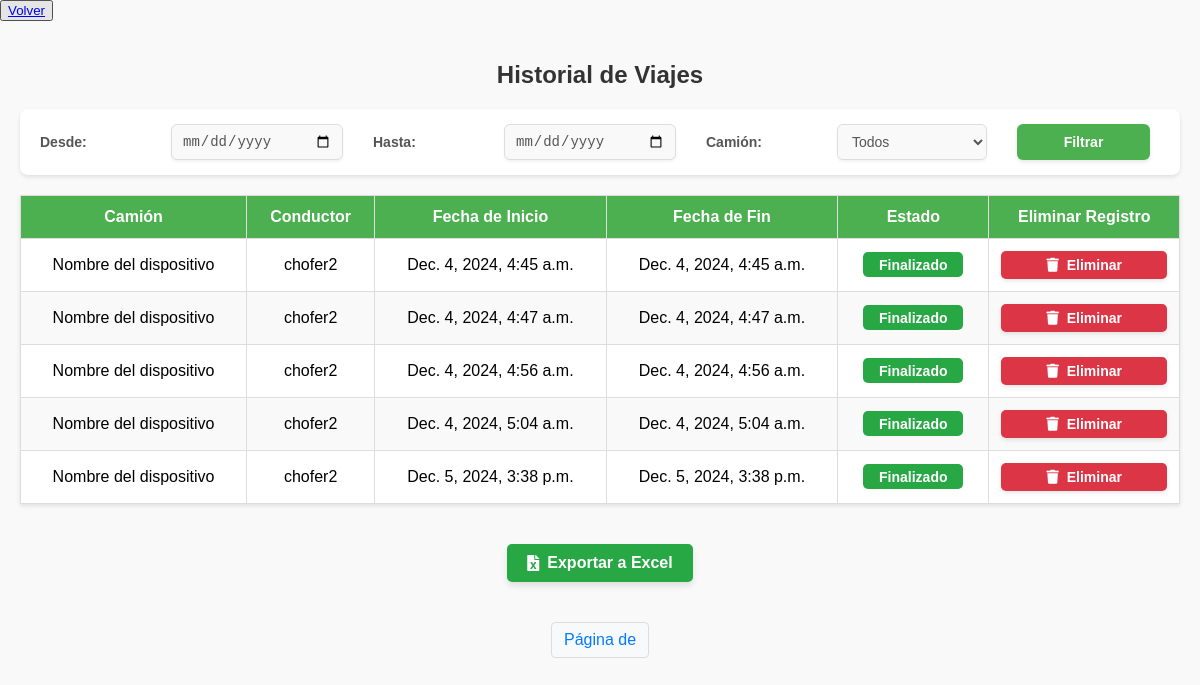
The page /camiones/historial-viajes/ (signed in) on the database as committed earlier.
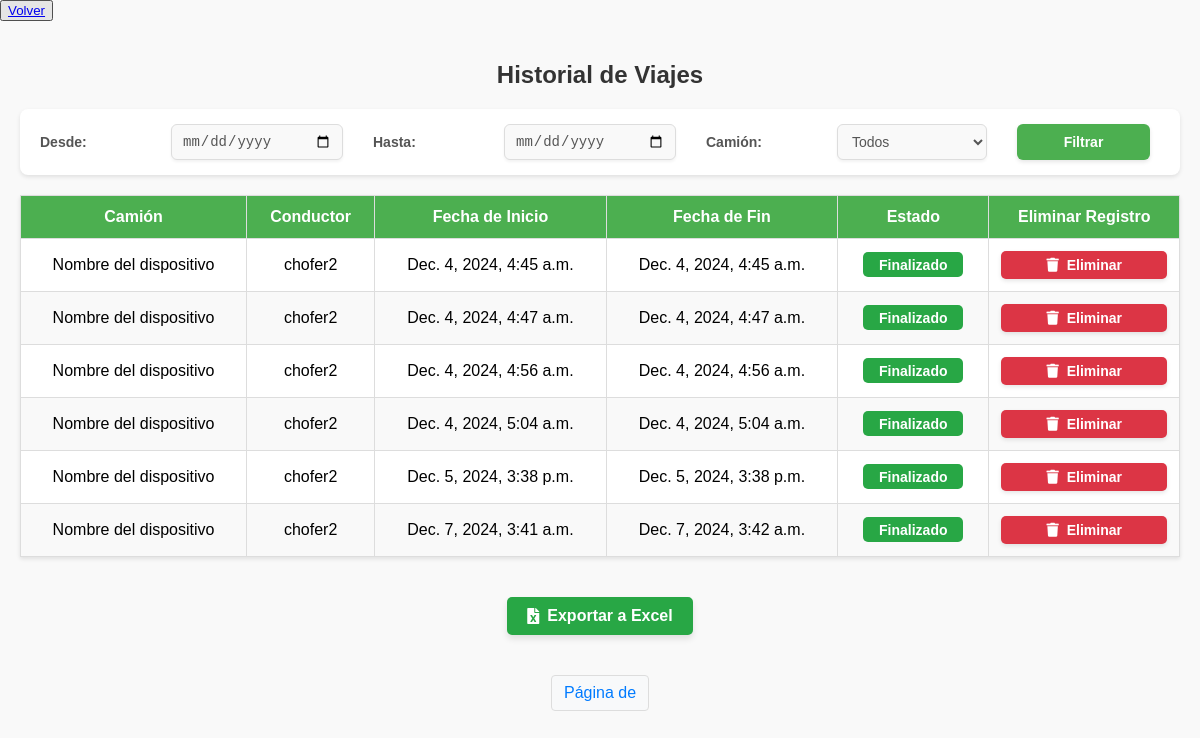
The same page on the database as committed later.
### camiones/models.py (models this page shows, shortened)
class HistorialViaje(models.Model):
    camion = models.ForeignKey(Camion, on_delete=models.CASCADE, related_name="viajes")
    chofer = models.ForeignKey(User, on_delete=models.CASCADE, related_name="viajes")
    fecha_inicio = models.DateTimeField()
    fecha_fin = models.DateTimeField(null=True, blank=True)
    ruta = models.TextField(null=True, blank=True)  # JSON con la ruta del viaje
    estado = models.CharField(max_length=50, default="En curso")
    latitud_inicial = models.FloatField(null=True, blank=True)
    longitud_inicial = models.FloatField(null=True, blank=True)
    latitud_final = models.FloatField(null=True, blank=True)
    longitud_final = models.FloatField(null=True, blank=True)
    duracion_total = models.DurationField(null=True, blank=True)

class Camion(models.Model):
    nombre = models.CharField(max_length=100)
    patente = models.CharField(max_length=20, null=True, blank=True)
    marca = models.CharField(max_length=100, null=True, blank=True)
    modelo = models.CharField(max_length=100, null=True, blank=True)
    año = models.IntegerField(null=True, blank=True)
    color = models.CharField(max_length=50, null=True, blank=True)
    latitud = models.FloatField(null=True)
    longitud = models.FloatField(null=True)
    ultima_actualizacion = models.DateTimeField(auto_now=True)
    choferes_asignados = models.ManyToManyField(User, through='AsignacionChofer')

### camiones/views.py (the view)
# urls.py: path('historial-viajes/', views.historial_viajes, name='historial_viajes'),
@login_required
def historial_viajes(request):
    historial = HistorialViaje.objects.all()
    if not request.user.is_staff:  # Mostrar solo viajes del chofer
        historial = historial.filter(chofer=request.user)
    fecha_inicio = request.GET.get('fecha_inicio')
    fecha_fin = request.GET.get('fecha_fin')
    camion_id = request.GET.get('camion_id')
    if fecha_inicio:
        historial = historial.filter(fecha_inicio__gte=fecha_inicio)
    if fecha_fin:
        historial = historial.filter(fecha_fin__lte=fecha_fin)
    if camion_id:
        historial = historial.filter(camion_id=camion_id)
    return render(request, 'historial_viajes.html', {'historial': historial})

### camiones/templates/historial_viajes.html (shortened to what this page needs)
{% load static %}
<!DOCTYPE html>
<html lang="es">
<head>
    <link href="https://cdnjs.cloudflare.com/ajax/libs/font-awesome/5.15.4/css/all.min.css" rel="stylesheet">
    <link rel="stylesheet" href="{% static 'css/historial_menu.css' %}">
    <link rel="stylesheet" href="{% static 'css/historial.css' %}">
</head>
<body>
    <button><a href="{% url 'mostrar_mapa' %}">Volver</a></button>
    <div class="container">
        <h2>Historial de Viajes</h2>
        <form method="GET" action="">
            <label for="fecha_inicio">Desde:</label>
            <input type="date" name="fecha_inicio" id="fecha_inicio">
            <label for="fecha_fin">Hasta:</label>
            <input type="date" name="fecha_fin" id="fecha_fin">
            <label for="camion_id">Camión:</label>
            <select name="camion_id" id="camion_id">
                <option value="">Todos</option>
            </select>
            <button type="submit">Filtrar</button>
        </form>
        {% if historial %}
        <table>
            <thead>
                <tr>
                    <th>Camión</th>
                    <th>Conductor</th>
                    <th>Fecha de Inicio</th>
                    <th>Fecha de Fin</th>
                    <th>Estado</th>
                    <th>Eliminar Registro</th>
                </tr>
            </thead>
            <tbody>
                {% for viaje in historial %}
                <tr>
                    <td>{{ viaje.camion.nombre }}</td>
                    <td>{{ viaje.chofer.username }}</td>
                    <td>{{ viaje.fecha_inicio }}</td>
                    <td>{{ viaje.fecha_fin|default:"En curso" }}</td>
                    <td>
                        {% if viaje.estado == "Finalizado" %}
                        <span class="estado-finalizado">Finalizado</span>
                        {% else %}
                        <span class="estado-en-curso">En curso</span>
                        {% endif %}
                    </td>
                    <td>
                        <form action="{% url 'eliminar_viaje' viaje.id %}" method="post">
                            <button type="submit" class="btn-danger">
                                <i class="fas fa-trash"></i> Eliminar
                            </button>
                        </form>
                    </td>
                </tr>
                {% endfor %}
            </tbody>
        </table>
        <div class="exportar-container">
            <a href="{% url 'exportar_historial' %}" class="btn-exportar-excel">
                <i class="fas fa-file-excel"></i> Exportar a Excel
            </a>
        </div>
        <div class="pagination">
            <span class="current">Página {{ page_obj.number }} de {{ page_obj.paginator.num_pages }}</span>
        </div>
        {% else %}
        <p class="no-results">No se encontraron viajes para los filtros seleccionados.</p>
        {% endif %}
    </div>
</body>
</html>

Rows that differ between the two databases and show on the page:
added HistorialViaje: camion.nombre "Nombre del dispositivo", chofer.username "chofer2", fecha_inicio "Dec. 7, 2024, 3:41 a.m.", fecha_fin "Dec. 7, 2024, 3:42 a.m.", estado "Finalizado"
